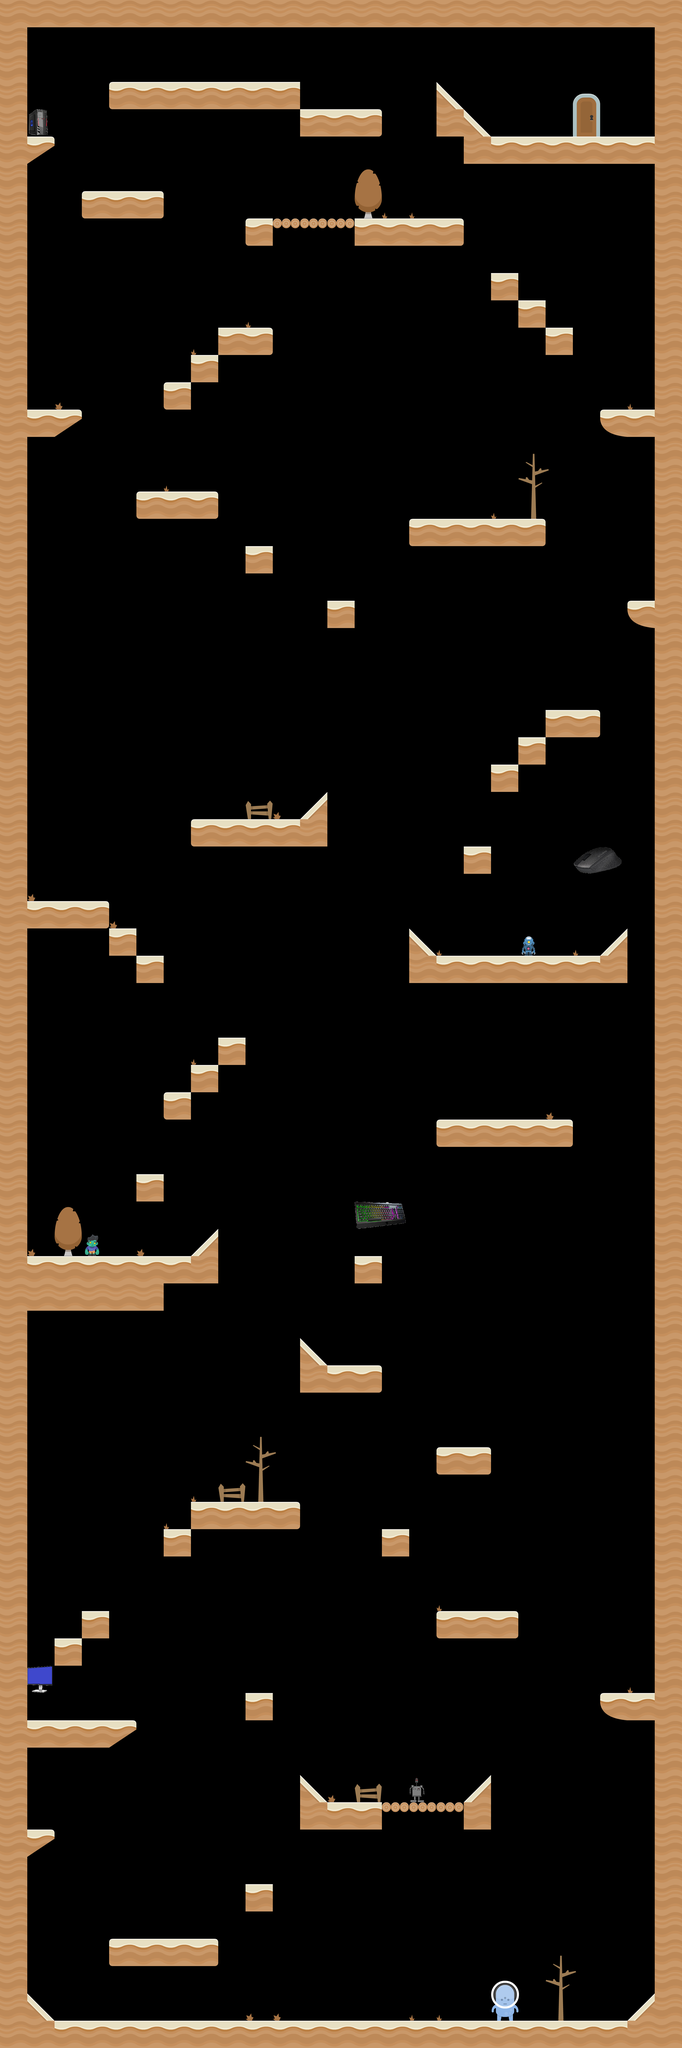

Tiled map render using the project's own tile images. Description and the map definition, with tile-layer contents summarised, below:
An orthogonal 25x75 tile map with 128x128 px tiles, 5 tile layers (Platforms, Doors, Background, Coins, ...), 3 tilesets.

<map version="1.2" tiledversion="1.3.5" orientation="orthogonal" renderorder="right-down" width="25" height="75" tilewidth="128" tileheight="128" infinite="0" nextlayerid="6" nextobjectid="1">
 <tileset firstgid="1" name="cave3_TileSet" tilewidth="241" tileheight="305" tilecount="23" columns="0">
  <grid orientation="orthogonal" width="1" height="1" />
  <tile id="0">
   <image width="131" height="188" source="../Images/alienBlue_front.png" />
  </tile>
  <tile id="1">
   <image width="128" height="128" source="../Images/bee.png" />
  </tile>
  <tile id="2">
   <image width="96" height="128" source="../Images/enemy_zombie_idle.png" />
  </tile>
  <tile id="3">
   <image width="74" height="116" source="../Images/robot.png" />
  </tile>
  <tile id="4">
   <image width="119" height="128" source="../Images/monitor.png" />
  </tile>
  <tile id="5">
   <image width="241" height="128" source="../Images/keyboard.png" />
  </tile>
  <tile id="6">
   <image width="231" height="128" source="../Images/mouse.png" />
  </tile>
  <tile id="7">
   <image width="99" height="128" source="../Images/tower.png" />
  </tile>
  <tile id="8">
   <image width="128" height="128" source="../Images/sandCenter.png" />
  </tile>
  <tile id="9">
   <image width="128" height="128" source="../Images/sandCliff_left.png" />
  </tile>
  <tile id="10">
   <image width="128" height="128" source="../Images/sandCliffAlt_right.png" />
  </tile>
  <tile id="11">
   <image width="128" height="128" source="../Images/sandHill_left.png" />
  </tile>
  <tile id="12">
   <image width="128" height="128" source="../Images/sandHill_right.png" />
  </tile>
  <tile id="13">
   <image width="128" height="128" source="../Images/sandLeft.png" />
  </tile>
  <tile id="14">
   <image width="128" height="128" source="../Images/sandMid.png" />
  </tile>
  <tile id="15">
   <image width="128" height="128" source="../Images/sandRight.png" />
  </tile>
  <tile id="16">
   <image width="128" height="128" source="../Images/bridgeA.png" />
  </tile>
  <tile id="17">
   <image width="128" height="88" source="../Images/fence.png" />
  </tile>
  <tile id="18">
   <image width="26" height="29" source="../Images/grass1.png" />
  </tile>
  <tile id="19">
   <image width="38" height="35" source="../Images/grass3.png" />
  </tile>
  <tile id="20">
   <image width="143" height="305" source="../Images/tree29.png" />
  </tile>
  <tile id="21">
   <image width="128" height="230" source="../Images/tree01.png" />
  </tile>
  <tile id="23">
   <image width="96" height="128" source="../Images/enemy_robot_idle.png" />
  </tile>
 </tileset>
 <tileset firstgid="25" name="doorClosed_mid" tilewidth="128" tileheight="128" tilecount="1" columns="0">
  <grid orientation="orthogonal" width="1" height="1" />
  <tile id="0">
   <image width="128" height="128" source="../Images/doorClosed_mid.png" />
  </tile>
 </tileset>
 <tileset firstgid="26" name="doorClosed_top" tilewidth="128" tileheight="128" tilecount="1" columns="0">
  <grid orientation="orthogonal" width="1" height="1" />
  <tile id="0">
   <image width="128" height="128" source="../Images/doorClosed_top.png" />
  </tile>
 </tileset>
 <layer id="1" name="Platforms" width="25" height="75">
  <data>[1875 cells, 338 non-empty, 9 distinct tile ids]</data>
 </layer>
 <layer id="5" name="Doors" width="25" height="75">
  <data>[1875 cells, 2 non-empty, 2 distinct tile ids]</data>
 </layer>
 <layer id="2" name="Background" width="25" height="75">
  <data>[1875 cells, 36 non-empty, 7 distinct tile ids]</data>
 </layer>
 <layer id="3" name="Coins" width="25" height="75">
  <data>[1875 cells, 4 non-empty, 4 distinct tile ids]</data>
 </layer>
 <layer id="4" name="Enemies" width="25" height="75">
  <data>[1875 cells, 4 non-empty, 4 distinct tile ids]</data>
 </layer>
</map>
